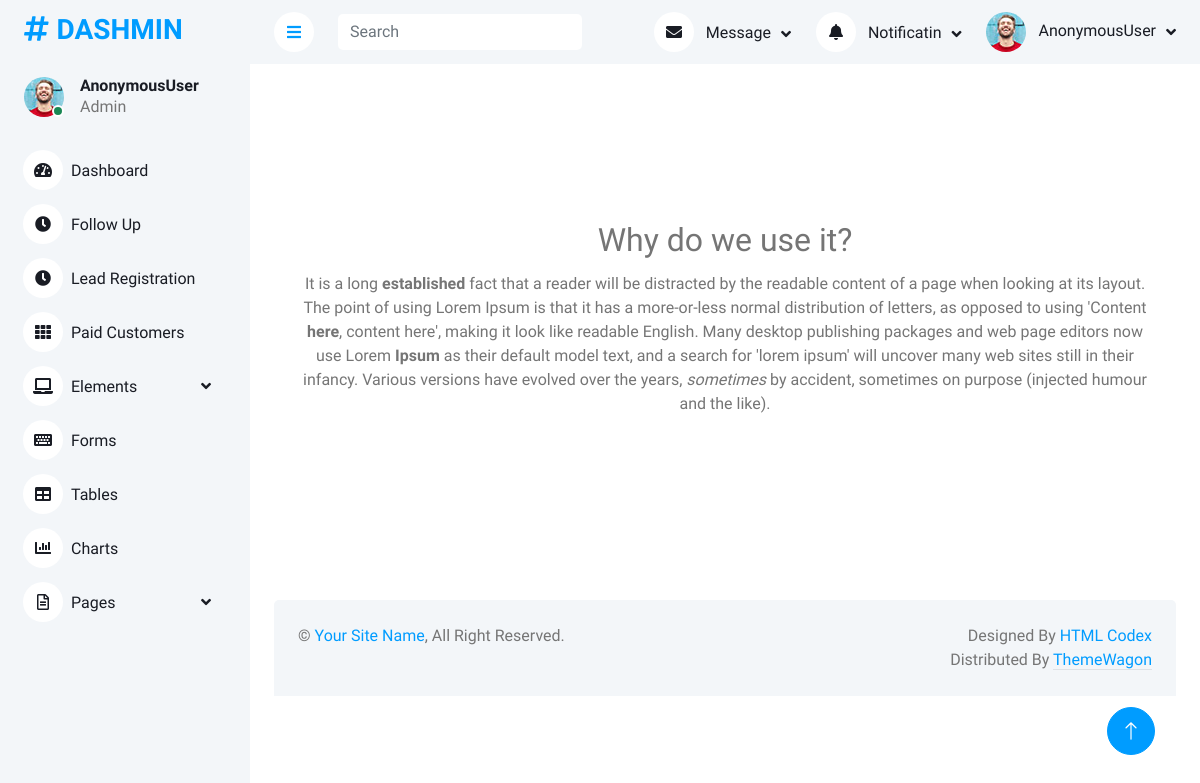
Screenshot of /newsdetail/why-do-we-use-it with the database file from the repository.
### news/models.py (models this page shows)
class News(models.Model):
    news_title = models.CharField(max_length=100)
    news_desc = HTMLField()
    news_slug = AutoSlugField(populate_from='news_title', unique=True,null=True,default=None)

### wscubetech/views.py (the view)
# urls.py: path('newsdetail/<slug>', views.newsDetail, name='newsdetail'),
def newsDetail(request,slug):
    newsDetail = News.objects.get(news_slug=slug)
    data = {
    'newsDetail':newsDetail
    }
    return render(request,"newsdetails.html",data)

### templates/newsdetails.html (shortened to what this page needs)
{% extends 'base.html' %}
{% load static %}
{% block content %}
    <br/>
    <br/>
    <br/>
    <br/>
    <br/>
    <br/>
    <div class="text-center fs-2 my-2 font-weight-bold ">{{newsDetail.news_title | safe }}  </div>
        <div class= "text-center mx-5">{{newsDetail.news_desc | safe }} </div>
        <br/>
        <br/>
        <br/><br/>
        <br/>
        <br/>
{% endblock %}

### static/css/style.css (style rules this page uses)
:root { --primary: #009CFF; --light: #F3F6F9; --dark: #191C24; }

### rows the page displays
News: news_title "Why do we use it?", news_desc "It is a long established fact that a reader will be distracted by the readable content of a page when looking at its layout. The point of using Lorem Ipsum is that it has a more-or-less normal distribution of letters, as opposed to using 'Content here , content here', making it look like readable English. Many desktop publishing packages and web page editors now use Lorem Ipsum as their default model text, and a search for 'lorem ipsum' will uncover many web sites still in their infancy. Various versions have evolved over the years, sometimes by accident, sometimes on purpose (injected humour and the like)."

### other values shown
{{ request.user }} "AnonymousUser"
